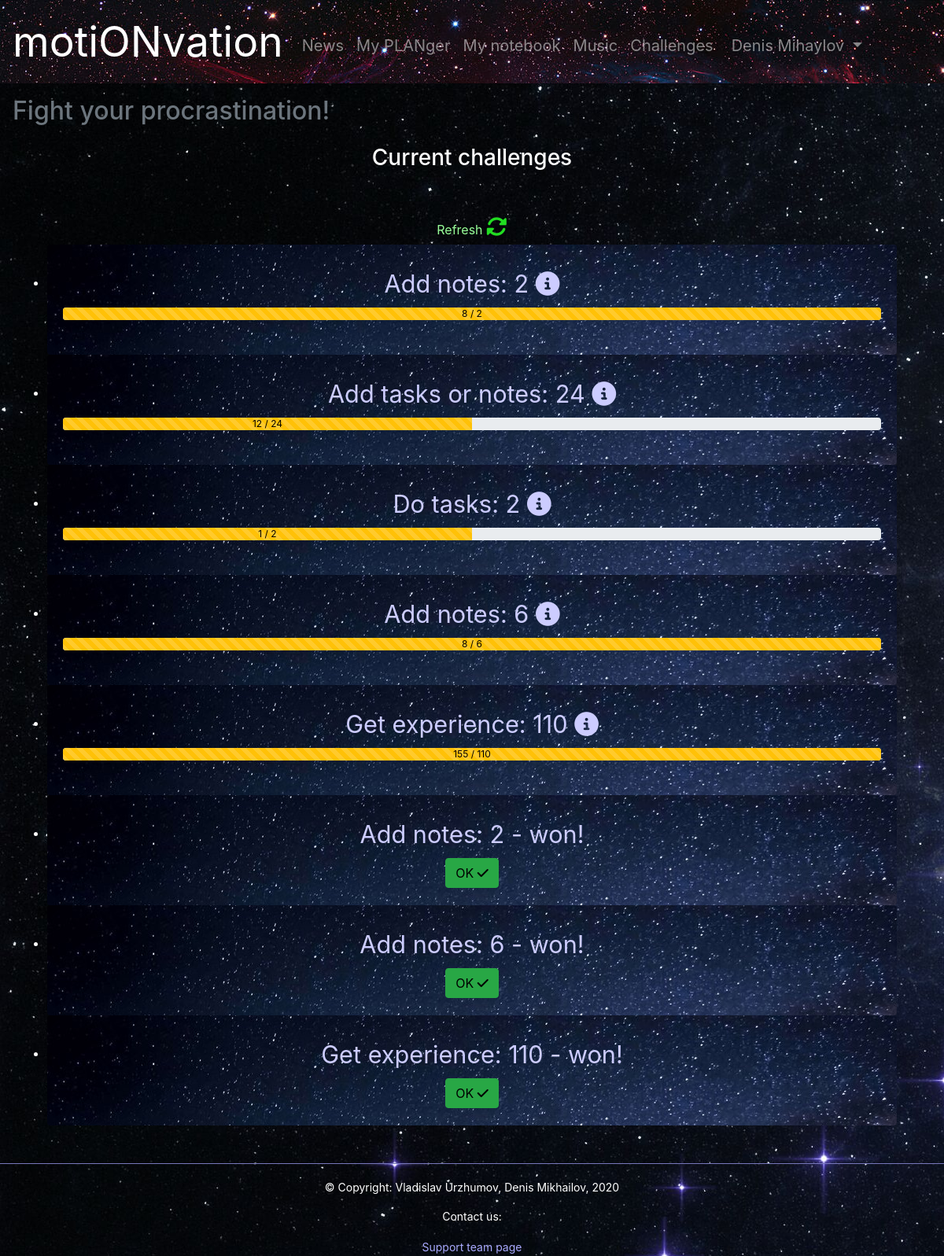
Before: /challenges (signed in) with the older database file.
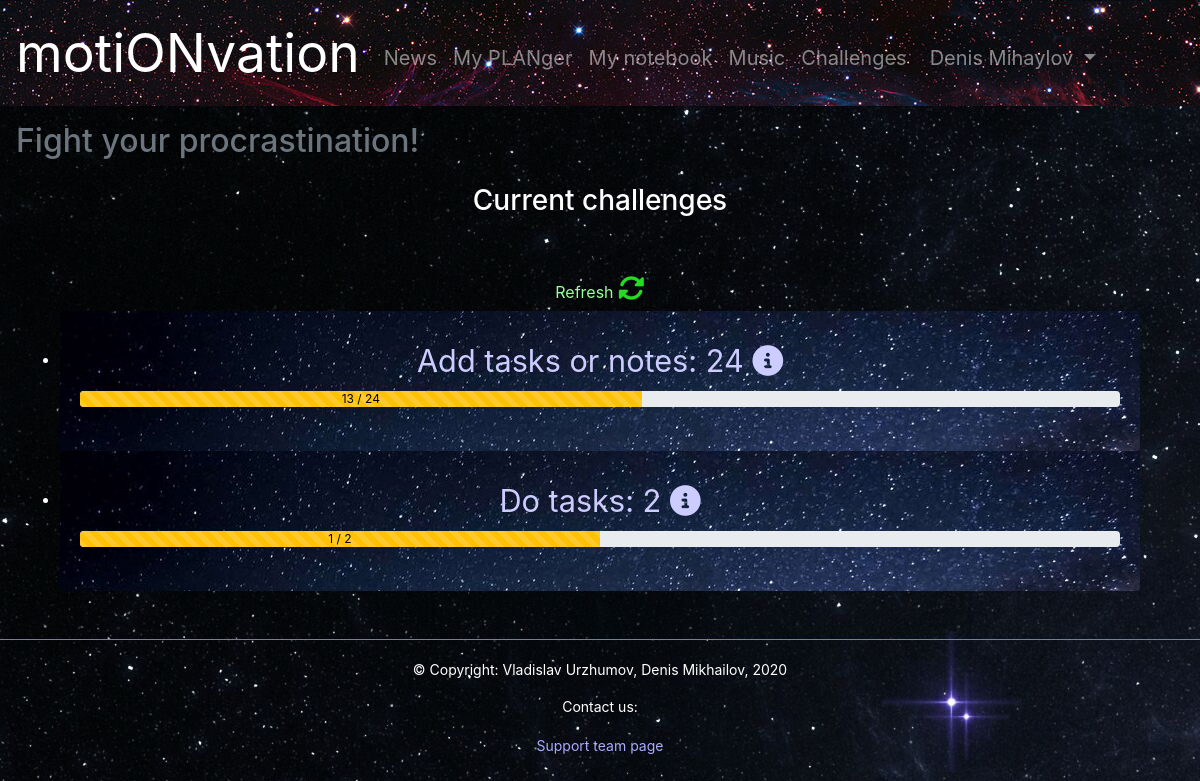
After: the same page with the newer database file.
### motionvation/data/models/challenges.py (models this page shows)
class Challenge(SqlAlchemyBase, SerializerMixin):
    __tablename__ = 'challenges'
    id = Column(Integer, primary_key=True, autoincrement=True)
    title = Column(String)
    user_id = Column(Integer, ForeignKey('users.id'))
    required = Column(Integer)
    current = Column(Integer)
    add_task = Column(Boolean)
    delete_task = Column(Boolean)
    do_task = Column(Boolean)
    add_note = Column(Boolean)
    delete_note = Column(Boolean)
    do_challenge = Column(Boolean)
    get_level = Column(Boolean)
    get_xp = Column(Boolean)
    difficulty = Column(Integer)
    is_won = Column(Boolean)
    user = orm.relation('User')

### motionvation/application.py (the view)
@app.route('/challenges')
@login_required
def challenge():
    db = db_session.create_session()
    challenges_can_be_performed = db.query(Challenge).filter(Challenge.user == current_user,
                                                             Challenge.required <= Challenge.current,
                                                             Challenge.is_won == False).all().copy()
    for challenge in challenges_can_be_performed:
        challenge.is_won = True
        if challenge.difficulty == 0:
            expbonus = easy_challenge
        elif challenge.difficulty == 2:
            expbonus = hard_challenge
        else:
            expbonus = medium_challenge
        challenges_to_won_challenges = db.query(Challenge).filter(Challenge.user == current_user,
                                                                  Challenge.do_challenge == True,
                                                                  Challenge.is_won == False).all().copy()
        challenges_to_get_xp = db.query(Challenge).filter(Challenge.user == current_user,
                                                          Challenge.get_xp == True,
                                                          Challenge.is_won == False).all().copy()
        current_user.xp += expbonus
        for challenge in challenges_to_get_xp:
            challenge.current += expbonus
        for challenge in challenges_to_won_challenges:
            challenge.current += 1
    db.commit()
    challenges_to_check = db.query(Challenge).filter(Challenge.user == current_user,
                                                     Challenge.is_won == False).all().copy()
    if len(challenges_to_check) == 0:
        return redirect('/refresh_challenges')
    percents = {}
    for i in range(len(challenges_to_check)):
        percents[challenges_to_check[i].title] = int(challenges_to_check[i].current /
                                                     challenges_to_check[i].required * 100)
    return render_template('challenge.html', title='Challenges', won=challenges_can_be_performed,
                           chs=challenges_to_check, prc=percents, xplost=refresh_challenge_xp * (-1),
                           useracc=(current_user.name + ' ' + current_user.surname))

### motionvation/application.py (called while the page is built)
@login_manager.user_loader
def load_user(user_id):
    db = db_session.create_session()
    return db.query(User).get(user_id)

### motionvation/data/db_session.py (called while the page is built)
def create_session() -> orm.Session:
    global __factory
    return __factory()

### motionvation/templates/challenge.html (shortened to what this page needs)
{% extends 'base.html' %}
{% block content %}
<main class='text-center container'>
    <h3 class="text-center">Current challenges</h3>
    <span class="d-inline-block" tabindex="0" data-toggle="tooltip" title="Refresh challenges manually">
        <a class="btn btn-note" href="#" style="color: #9f9;" data-toggle="modal" data-target="#refreshInfo">Refresh <i class="fas fa-sync-alt" style="color: #2d2; font-size: 20pt;"></i></a>
    </span>
    <div class="container">
        <ul class="list-group">
            {% for ch in chs %}
            <li>
                <div class="card" style="width: 1080px; height: 140px; border: none;">
                    <div class="card-body">
                        <section class='simple-inline'>
                            <span class="d-inline-block" tabindex="0" data-toggle="tooltip" title="View info">
                                <a href="#" class="btn btn-note" data-toggle="modal" data-target="#chInfo-{{ch.title}}" style='color: #ccf; font-size: 23pt;'>{{ ch.title }} <i class="fas fa-info-circle" style="color: #ccf"></i></a>
                            </span>
                            <div class="progress" style="color: black;">
                                <div class="progress-bar bg-warning progress-bar-striped" role="progressbar" style="width: {{ch.current / ch.required * 100 // 1}}%; color: #000;">
                                    {{ch.current}} / {{ch.required}}
                                </div>
                            </div>
                        </section>
                    </div>
                </div>
            </li>
            {% endfor %}
            {% for ch in won %}
            <li>
                <div class="card" style="width: 1080px; height: 140px; border: none;">
                    <div class="card-body">
                        <section class='simple-inline'>
                            <span class="d-inline-block" tabindex="0" data-toggle="tooltip" title="Won challenge">
                                <a href="#" class="btn btn-note" data-toggle="modal" data-target="#chInfo-{{ch.title}}" style='color: #ccf; font-size: 23pt;'>{{ ch.title }} - won!</a>
                            </span><br>
                            <button type="button" class="btn btn-success"><a href="/challenges" style="text-decoration: none; color: #000">OK <i class="fas fa-check" style="color: #000"></i></a></button>
                        </section>
                    </div>
                </div>
            </li>
            {% endfor %}
        </ul>
    </div>
    </main>
{% endblock %}

Changed rows visible on the page:
no longer on this page (row edited): Challenge: title "Add notes: 2", current "8", required "2"
no longer on this page (row edited): Challenge: title "Add notes: 6", current "8", required "6"
no longer on this page (row edited): Challenge: title "Get experience: 110", current "155", required "110"
changed Challenge "Add tasks or notes: 24": current "12" → "13"
